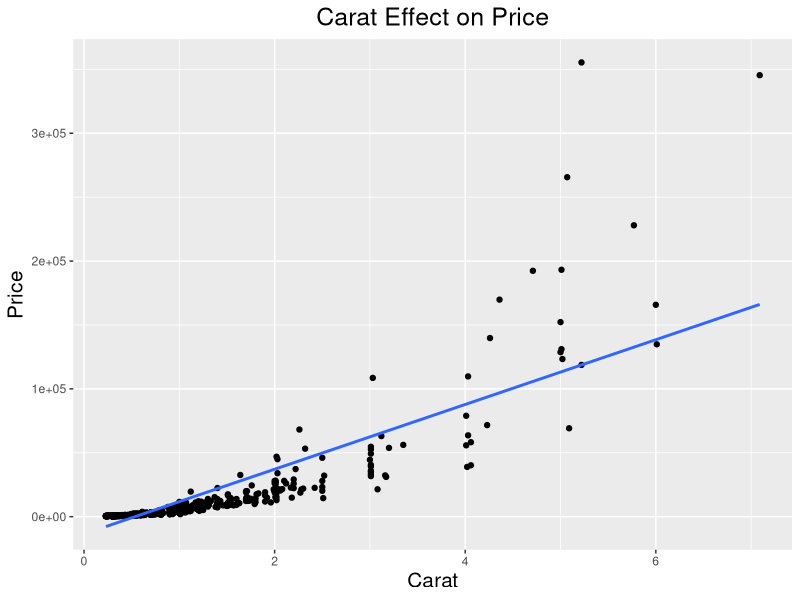
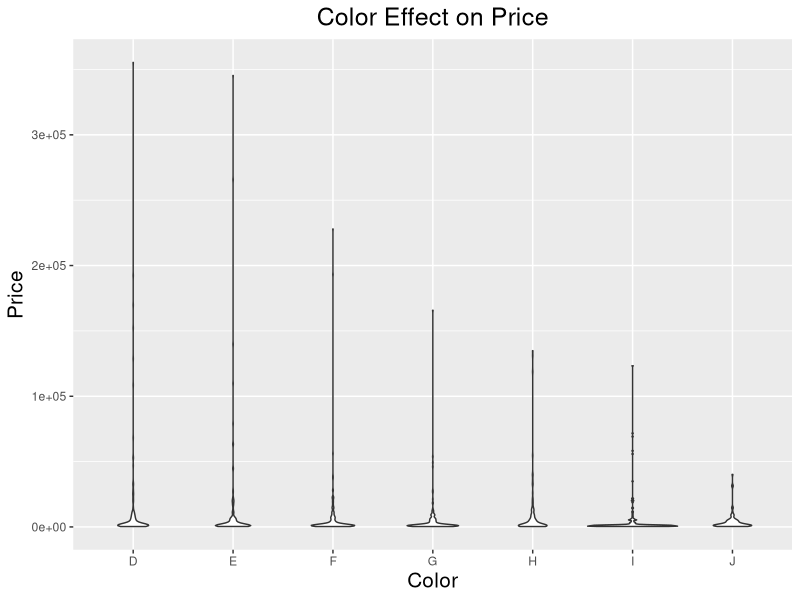
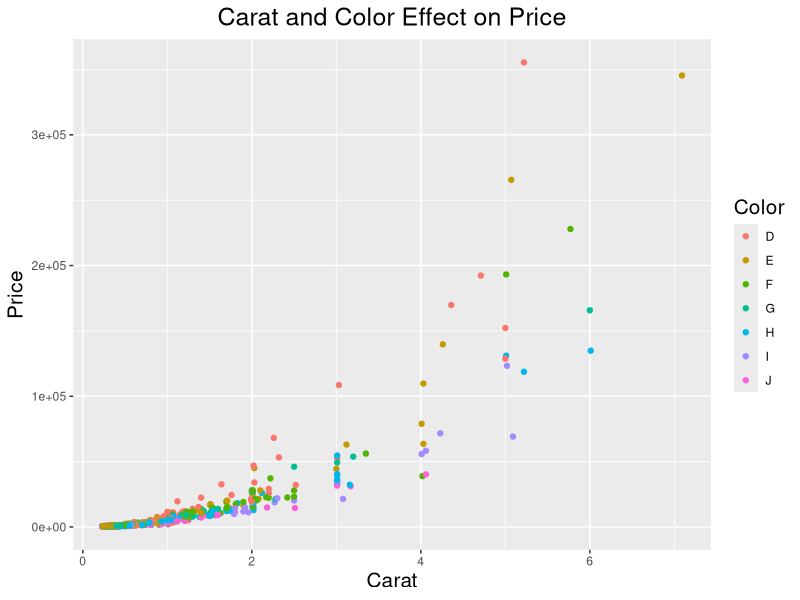
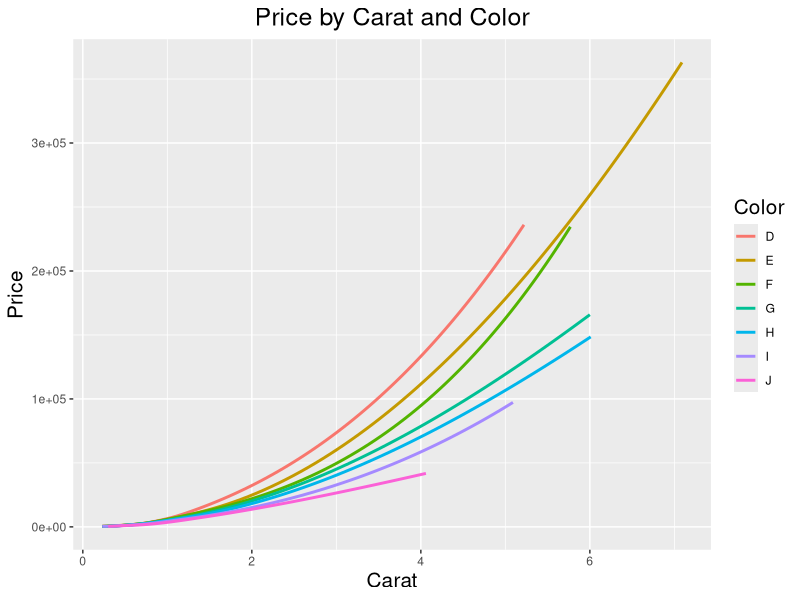
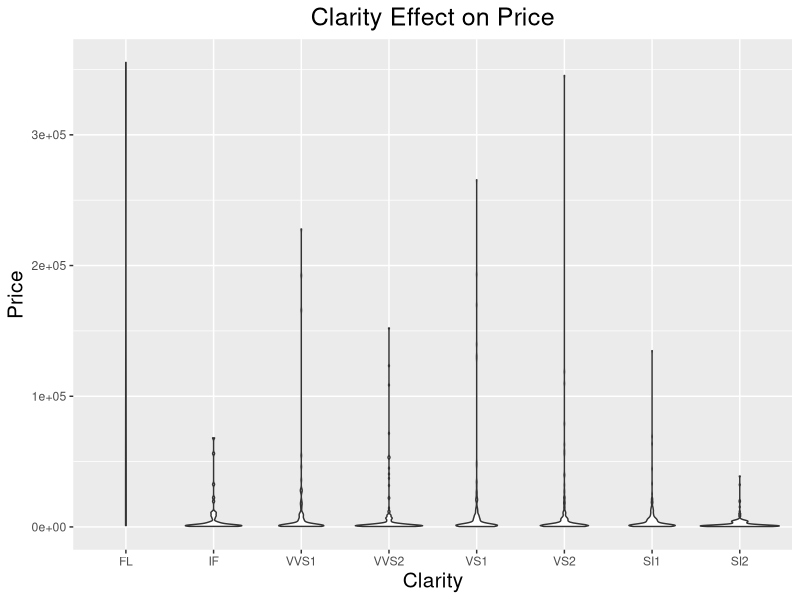
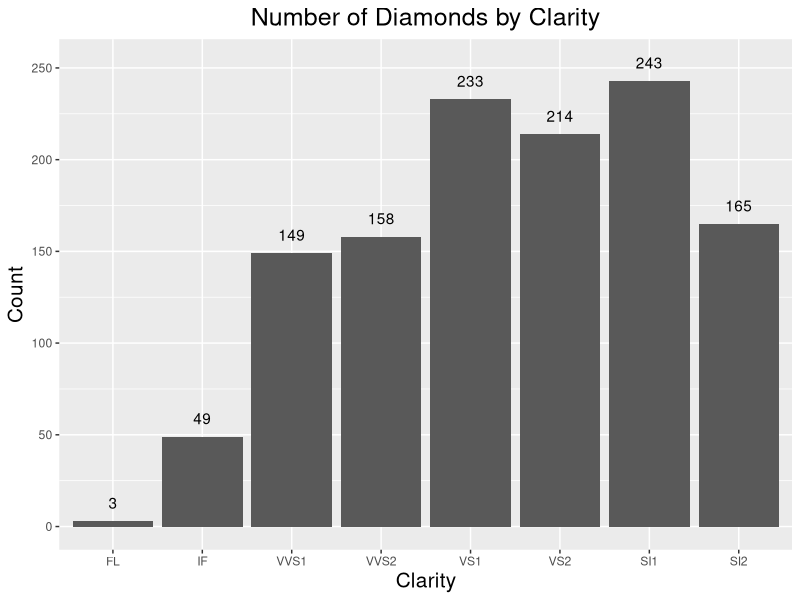
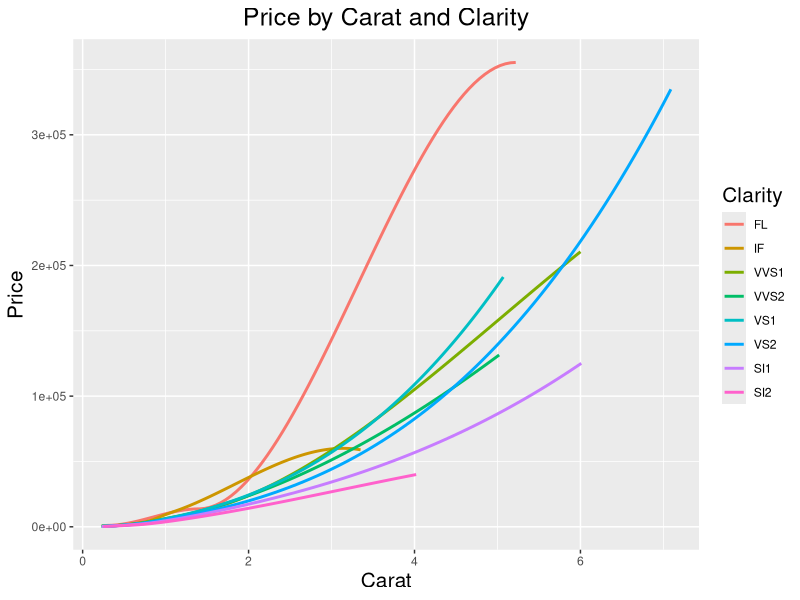
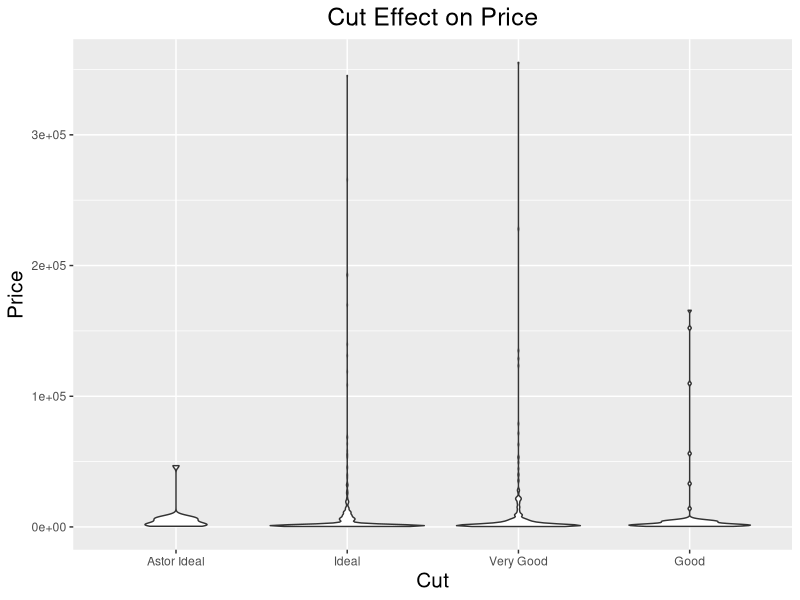

These figures' R source, in order:
## ---- chunk 1
knitr::opts_chunk$set(echo = TRUE)

library(MASS)
library(ggplot2)
library(tidyverse)
## ---- chunk 2
# Read data in
diamonds = read.csv("diamonds4.csv")

# Refactor the variables to be in categorical order
diamonds$cut <- factor(diamonds$cut, levels=c('Astor Ideal', 'Ideal', 'Very Good', 'Good'))
diamonds$clarity <-factor(diamonds$clarity, levels=c('FL', 'IF', 'VVS1', 'VVS2', 'VS1', 'VS2', 'SI1', 'SI2')) 
diamonds$color <- factor(diamonds$color, levels=c('D', 'E', 'F', 'G', 'H', 'I', 'J'))

# Graph for carat effect on price
ggplot(diamonds, aes(x=carat, y=price)) + 
geom_point() + 
geom_smooth(method="lm", se=FALSE) + 
labs(x="Carat", y="Price", title="Carat Effect on Price") + 
theme(plot.title=element_text(hjust=0.5), 
      axis.title.x = element_text(size = 15),
      axis.title.y = element_text(size = 15),
      title = element_text(size = 15))


# Color effect on price
ggplot(diamonds, aes(x=color, y=price)) + 
geom_violin() + 
labs(x="Color", y="Price", title="Color Effect on Price") + 
theme(plot.title=element_text(hjust=0.5), 
      axis.title.x = element_text(size = 15),
      axis.title.y = element_text(size = 15),
      title = element_text(size = 15))


ggplot(diamonds, aes(x=carat, y=price, color=color)) + 
geom_point() + 
labs(x="Carat", y="Price", title="Carat and Color Effect on Price", color = "Color") + theme(plot.title=element_text(hjust=0.5), 
      axis.title.x = element_text(size = 15),
      axis.title.y = element_text(size = 15),
      title = element_text(size = 15))



ggplot(diamonds, aes(x=carat, y=price, col=color)) + 
geom_smooth(se=F) + 
labs(title = 'Price by Carat and Color', x = "Carat", y = "Price", color = "Color")+ 
theme(plot.title=element_text(hjust=0.5), 
      axis.title.x = element_text(size = 15),
      axis.title.y = element_text(size = 15),
      title = element_text(size = 15))







ggplot(diamonds, aes(x=clarity, y=price)) + 
geom_violin() + 
labs(x="Clarity", y="Price", title="Clarity Effect on Price") + 
theme(plot.title=element_text(hjust=0.5), 
      axis.title.x = element_text(size = 15),
      axis.title.y = element_text(size = 15),
      title = element_text(size = 15))


newdiamonds <- diamonds %>%
  group_by(clarity) %>%
  summarize(Count = n())

ggplot(newdiamonds, aes(x = clarity, y = Count)) + 
geom_col() + 
labs(title="Number of Diamonds by Clarity", x = "Clarity", y = "Count")+ 
  geom_text(aes(label = Count, y = Count+10)) +
theme(plot.title=element_text(hjust=0.5), 
      axis.title.x = element_text(size = 15),
      axis.title.y = element_text(size = 15),
      title = element_text(size = 15))





ggplot(diamonds, aes(x=carat, y=price, col=clarity)) +
geom_smooth(se=F) +
labs(title ='Price by Carat and Clarity', x ="Carat", color = "Clarity", y= "Price") +
theme(plot.title=element_text(hjust=0.5), 
      axis.title.x = element_text(size = 15),
      axis.title.y = element_text(size = 15),
      title = element_text(size = 15))


ggplot(diamonds, aes(x=cut, y=price)) + 
geom_violin() + 
labs(x="Cut", y="Price", title="Cut Effect on Price") + 
theme(plot.title=element_text(hjust=0.5), 
      axis.title.x = element_text(size = 15),
      axis.title.y = element_text(size = 15),
      title = element_text(size = 15))

ggplot(diamonds, aes(x=clarity, fill=color)) + 
geom_bar(position="fill") + 
labs(x="Clarity", y="Proportion", title="Dist of Clarity and Color by Cut") + 
facet_wrap(~cut) + 
scale_fill_brewer(palette = "Paired") + 
theme(plot.title=element_text(hjust=0.5), 
      axis.title.x = element_text(size = 15),
      axis.title.y = element_text(size = 15),
      title = element_text(size = 15),
      axis.text.x = element_text(angle = 30))





newdiamonds2 <- diamonds %>%
  group_by(cut) %>%
  summarize(Count = n())

ggplot(newdiamonds2, aes(x = cut, y = Count)) + 
geom_col() + 
labs(title="Number of Diamonds by Cut", x = "Cut", y = "Count")+ 
  geom_text(aes(label = Count, y = Count+20)) +
theme(plot.title=element_text(hjust=0.5), 
      axis.title.x = element_text(size = 15),
      axis.title.y = element_text(size = 15),
      title = element_text(size = 15))


ggplot(diamonds, aes(x=carat, y=price, color=cut)) + 
  geom_point() + 
  labs(x="Carat", y="Price", title="Carat and Cut Effect on Price", color = "Cut") + 
  theme(plot.title=element_text(hjust=0.5), 
      axis.title.x = element_text(size = 15),
      axis.title.y = element_text(size = 15),
      title = element_text(size = 15)) +
  scale_color_manual(values = c("Astor Ideal" = "violet", "Ideal" = "blue", "Very Good" = "green", "Good" = "maroon"))



ggplot(diamonds, aes(x=color, fill=clarity)) + 
  geom_bar(position = "fill") + 
  labs(x="Color", y="Proportion",fill = "Clarity", title="Relating Clarity to Color") +   theme(plot.title=element_text(hjust=0.5), 
      axis.title.x = element_text(size = 15),
      axis.title.y = element_text(size = 15),
      title = element_text(size = 15))




ggplot(diamonds, aes(x=carat, y=price, color=clarity)) + 
  geom_point() + 
  labs(x="Carat", y="Price", color = "Clarity", title="Carat and Clarity Effect on Price") + theme(plot.title=element_text(hjust=0.5), 
      axis.title.x = element_text(size = 15),
      axis.title.y = element_text(size = 15),
      title = element_text(size = 15)) + scale_color_manual(values = c("FL" = "gray", "IF" = "red", "VVS1" = "green", "VVS2" = "green", "VS1" = "blue", "VS2" = "blue", "SI1" = "orange", "SI2" = "orange"))



ggplot(diamonds, aes(x=carat, y=price)) + 
geom_point() + 
geom_smooth(se = F) + 
labs(title = 'Carat Effect on Price', x = "Carat", y = "Price") +
  theme(plot.title=element_text(hjust=0.5), 
      axis.title.x = element_text(size = 15),
      axis.title.y = element_text(size = 15),
      title = element_text(size = 15)) 

reg_standard <- lm(price~carat, data = diamonds) 
par(mfrow=c(2, 2)) 
plot(reg_standard, which = 1)






boxcox(reg_standard,  lambda = seq(-1, 1, .1))


log_price <- lm(log(price)~carat, data = diamonds) 
plot(log_price, which = 1)

 
ggplot(diamonds, aes(x=carat, y=log(price))) + 
geom_point() + 
geom_smooth(method = 'lm',se = F) + 
labs(title = 'Carat Effect on log(Price)',
     x = "Carat",
     y = "log(Price)")+
  theme(plot.title=element_text(hjust=0.5), 
      axis.title.x = element_text(size = 15),
      axis.title.y = element_text(size = 15),
      title = element_text(size = 15)) 




ggplot(diamonds, aes(x=log(carat), y=log(price))) + 
geom_point() + 
geom_smooth(method = 'lm',se = F) + 
labs(title = 'log(Carat) Effect on log(Price)', x = "log(Carat)", y = "log(Price") +
    theme(plot.title=element_text(hjust=0.5), 
      axis.title.x = element_text(size = 15),
      axis.title.y = element_text(size = 15),
      title = element_text(size = 15)) 


reg <- lm(log(price)~log(carat), data = diamonds)
par(mfrow=c(2, 2)) 
plot(reg)


acf(reg$residuals, main="ACF Plot of Residuals with Y*")


